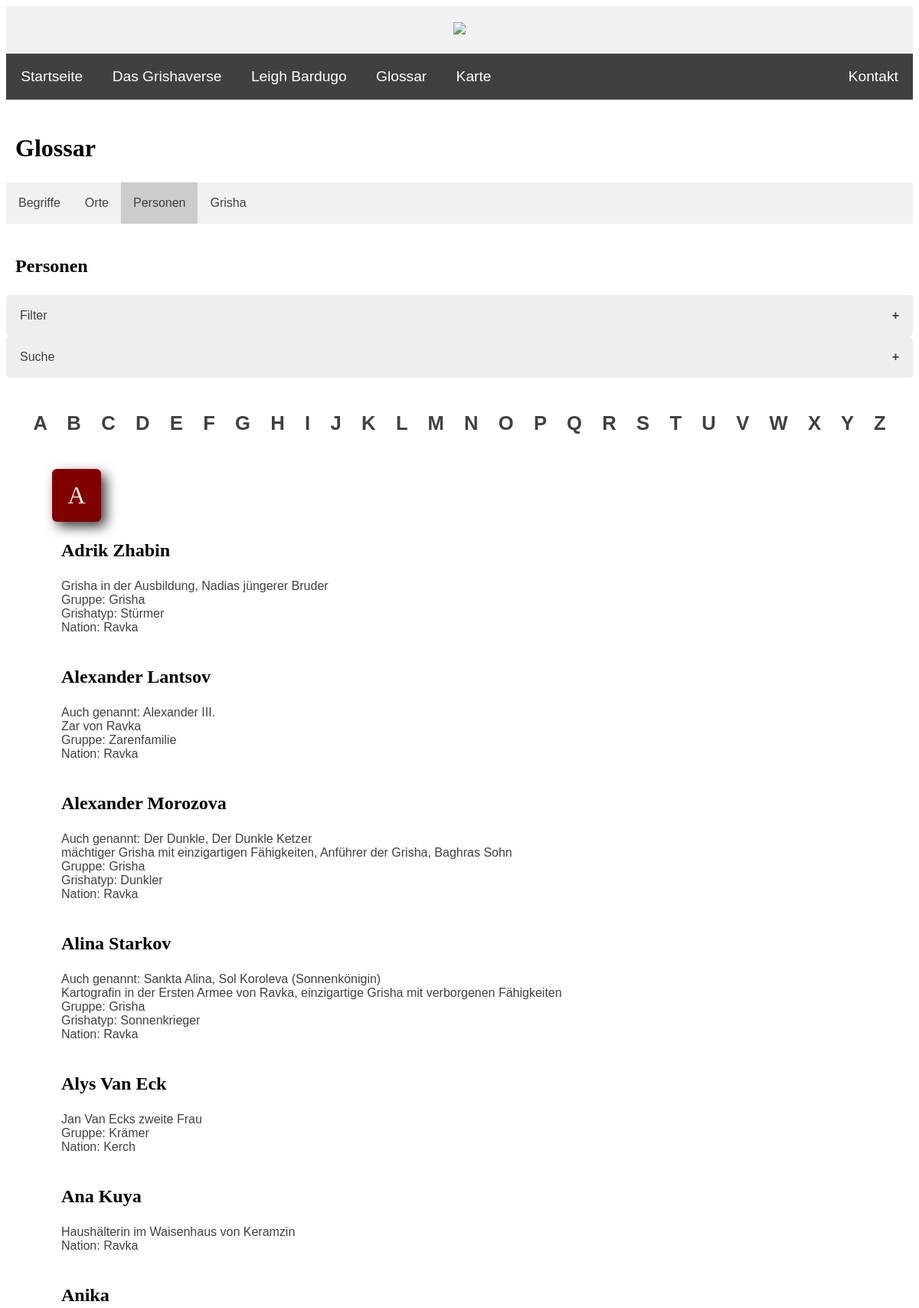
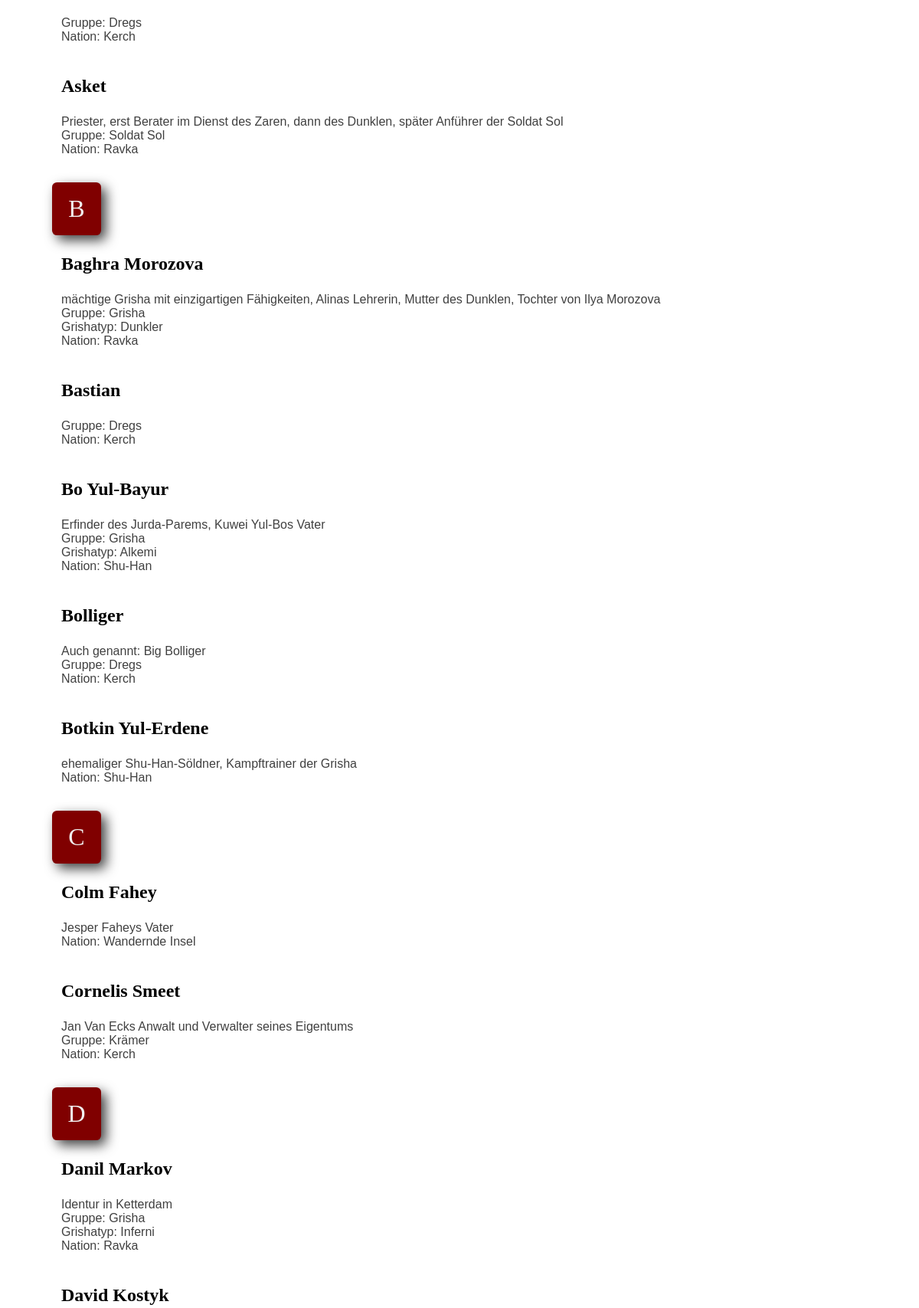
Page /PHP/glossary_personen.php (upper part) on the committed database (2 pictures, top to bottom).
### tables this page shows
CREATE TABLE `personen` (
  `ID` int(10) NOT NULL,
  `vorname` text DEFAULT NULL,
  `nachname` text DEFAULT NULL,
  `weitere_namen` text DEFAULT NULL,
  `geschlecht` text NOT NULL,
  `nation` int(10) NOT NULL,
  `gruppe` int(10) DEFAULT NULL,
  `grisha_typ` int(10) DEFAULT NULL,
  `beschreibung` text DEFAULT NULL,
  `namegesamt` text DEFAULT NULL
);

CREATE TABLE `gruppen` (
  `ID` int(10) NOT NULL,
  `name` text NOT NULL,
  `nation` int(10) NOT NULL
);

CREATE TABLE `grisha` (
  `ID` int(10) UNSIGNED NOT NULL,
  `name` text NOT NULL,
  `orden` int(10) NOT NULL,
  `beschreibung` text NOT NULL,
  `kefta_farbe` text NOT NULL
);

CREATE TABLE `nationen` (
  `ID` int(10) NOT NULL,
  `name` text NOT NULL
);

### PHP/glossary_personen.php (the view, shortened to what this page needs)
<?php
include ("header.inc.php");
include ("navbar.inc.php");
$configs = include("config.inc.php");
?>
    <div>
        <h2>Glossar</h2>
    </div>
    <div class="glossary-nav">
        <ul>
            <li><a href="glossary_begriffe.php">Begriffe</a></li>
            <li><a href="glossary_orte.php">Orte</a></li>
            <li><a href="glossary_personen.php" class="active">Personen</a></li>
            <li><a href="glossary_grisha.php">Grisha</a></li>
        </ul>
    </div>
    <br>
    <div><h3>Personen</h3></div>
    <button class="accordion">Filter</button>
    <button class="accordion">Suche</button>
    <br>
    <div class='letters-bg'>
        <strong>
            <a class='link' href='#personen_letter-A'>A</a> <a class='link' href='#personen_letter-B'>B</a> <a class='link' href='#personen_letter-C'>C</a>
            <a class='link' href='#personen_letter-D'>D</a> <a class='link' href='#personen_letter-E'>E</a> <a class='link' href='#personen_letter-F'>F</a>
            <a class='link' href='#personen_letter-G'>G</a> <a class='link' href='#personen_letter-H'>H</a> <a class='link' href='#personen_letter-I'>I</a>
            <a class='link' href='#personen_letter-J'>J</a> <a class='link' href='#personen_letter-K'>K</a> <a class='link' href='#personen_letter-L'>L</a>
            <a class='link' href='#personen_letter-M'>M</a> <a class='link' href='#personen_letter-N'>N</a> <a class='link' href='#personen_letter-O'>O</a>
            <a class='link' href='#personen_letter-P'>P</a> <a class='link' href='#personen_letter-Q'>Q</a> <a class='link' href='#personen_letter-R'>R</a>
            <a class='link' href='#personen_letter-S'>S</a> <a class='link' href='#personen_letter-T'>T</a> <a class='link' href='#personen_letter-U'>U</a>
            <a class='link' href='#personen_letter-V'>V</a> <a class='link' href='#personen_letter-W'>W</a> <a class='link' href='#personen_letter-X'>X</a>
            <a class='link' href='#personen_letter-Y'>Y</a> <a class='link' href='#personen_letter-Z'>Z</a>
        </strong>
    </div>
    <br>
    <?php
    $alph = array("A", "B", "C", "D", "E", "F", "G", "H", "I", "J", "K", "L", "M", "N", "O", "P", "Q", "R", "S", "T", "U", "V", "W", "X", "Y", "Z");
        foreach ($alph as $i){
            $result = mysqli_query($conn, "SELECT personen.vorname, personen.nachname, personen.weitere_namen,
            personen.geschlecht, personen.gruppe, personen.beschreibung,
            gruppen.name as gruppe,
            grisha.name as grisha,
            nationen.name as nation
            FROM personen
            JOIN gruppen on personen.gruppe = gruppen.ID
            JOIN grisha on personen.grisha_typ = grisha.ID
            JOIN nationen on personen.nation = nationen.ID
            WHERE personen.vorname LIKE '$i%'                                                        /* nach Vorname oder Nachname ins Glossar einordnen oder beides (Personen doppelt)? --> hier: Entscheidung für Vorname */
            ORDER BY  personen.vorname, personen.nachname ASC");
            if (mysqli_num_rows($result) >= 1) {
                echo "<div id='personen_letter-$i' class='big-letter'>" . $i . "</div>";
            }
            echo "<div class='glossary-bg'><ul>";
            while ($j = mysqli_fetch_assoc($result)) {
                echo "<li><h3>" . $j["vorname"] . " " . $j["nachname"] . "</h3><uo>";
                if ($j["weitere_namen"]) {
                    echo "<li>Auch genannt: " . $j["weitere_namen"] . "</li>";
                }
                if ($j["beschreibung"]) {
                    echo "<li>". $j["beschreibung"] . "</li>";
                }
                if ($j["gruppe"] != "Keine Gruppe/unbekannt") {
                    echo "<li>Gruppe: " . $j["gruppe"] . "</li>";
                }
                if ($j["grisha"] != "Kein Grisha") {
                    echo "<li>Grishatyp: " . $j["grisha"] . "</li>";
                }
                if ($j["nation"] != "Keine Nation/unbekannt") {
                    echo "<li>Nation: " . $j["nation"] . "</li>";
                }
                echo "</uo></li><br>";
            }
            echo "</ul></div>";
        }
    ?>
    <br>
<?php include ("footer.inc.php"); ?>

### CSS/style.css (style rules this page uses)
body { background-color: white; font-family: 'Helvetica', 'Verdana', sans-serif; font-size: 100%; color: #404040; }
h2 { font-family: 'Garamond', 'Georgia', serif; font-size: 2em; color: black; margin-left: 12px; }
h3 { font-family: 'Garamond', 'Georgia', serif; font-size: 1.5em; color: black; margin-left: 12px; }
a.link:link { text-decoration: none; color: #404040; }
button { background-color: #f1f1f1; border: 0.3em #404040; border-radius: 0.3em; padding: 0.7em 1.3em; text-align: center; color: black; font-family: 'Helvetica', 'Verdana', sans-serif; font-size: 1em; cursor: pointer; }

### CSS/slideshow.css (style rules this page uses)
* { box-sizing:border-box }
.active, .dot:hover { background-color: #404040; }

### CSS/glossary.css (style rules this page uses)
.glossary-nav ul { background-color: #f1f1f1; list-style-type: none; margin: 0; padding: 0; overflow: hidden; transition: 0.4s; }
.glossary-nav ul li { float: left; }
.glossary-nav ul li a { display: block; color: #404040; text-align: center; padding: 18px 16px; text-decoration: none; }
.glossary-nav .active { background-color: #ccc; color: #404040; }
.accordion { background-color: #eee; color: #404040; cursor: pointer; padding: 18px; width: 100%; text-align: left; border: none; outline: none; transition: 0.4s; }
.active, .accordion:hover { background-color: #ccc; color: #404040; }
.accordion:after { content: "\002B"; color: #404040; font-weight: bold; float: right; margin-left: 5px; }
.big-letter { background: #800000; border-radius: 0.2em; margin: 12px 0 0 60px; padding: 0.5em 0.5em; display: block; width: 2em; text-align: center; font-family: 'Garamond', 'Georgia', serif;; font-size: 2em; color: #f1f1f1; box-shadow: 0.2em 0.2em 0.5em #404040; }
.letters-bg { position: sticky; top: 0; background-color: white; margin: 12px 0 0 0; padding: 0.5em 1.1em; text-align: center; font-size: 1.6em; word-spacing: 0.75em; line-height: 1.3em; }
.glossary-bg { margin-left: 16px; }
.glossary-bg ul { list-style-type: none; margin-left: 16px; }
.glossary-bg ul h3 { margin-left: 0; }

### rows in the picture
personen: vorname "Adrik", nachname "Zhabin", beschreibung "Grisha in der Ausbildung, Nadias jüngerer Bruder", gruppen.name "Grisha", grisha.name "Stürmer", nationen.name "Ravka"
personen: vorname "Alexander", nachname "Lantsov", weitere_namen "Alexander III.", beschreibung "Zar von Ravka", gruppen.name "Zarenfamilie", nationen.name "Ravka"
personen: vorname "Alexander", nachname "Morozova", weitere_namen "Der Dunkle, Der Dunkle Ketzer", beschreibung "mächtiger Grisha mit einzigartigen Fähigkeiten, Anführer der Grisha, Baghras Sohn", gruppen.name "Grisha", grisha.name "Dunkler", nationen.name "Ravka"
personen: vorname "Alina", nachname "Starkov", weitere_namen "Sankta Alina, Sol Koroleva (Sonnenkönigin)", beschreibung "Kartografin in der Ersten Armee von Ravka, einzigartige Grisha mit verborgenen Fähigkeiten", gruppen.name "Grisha", grisha.name "Sonnenkrieger", nationen.name "Ravka"
personen: vorname "Alys", nachname "Van Eck", beschreibung "Jan Van Ecks zweite Frau", gruppen.name "Krämer", nationen.name "Kerch"
personen: vorname "Ana", nachname "Kuya", beschreibung "Haushälterin im Waisenhaus von Keramzin", nationen.name "Ravka"
personen: vorname "Anika", gruppen.name "Dregs", nationen.name "Kerch"
personen: vorname "Asket", beschreibung "Priester, erst Berater im Dienst des Zaren, dann des Dunklen, später Anführer der Soldat Sol", gruppen.name "Soldat Sol", nationen.name "Ravka"
personen: vorname "Baghra", nachname "Morozova", beschreibung "mächtige Grisha mit einzigartigen Fähigkeiten, Alinas Lehrerin, Mutter des Dunklen, Tochter von Ilya Morozova", gruppen.name "Grisha", grisha.name "Dunkler", nationen.name "Ravka"
personen: vorname "Bastian", gruppen.name "Dregs", nationen.name "Kerch"
personen: vorname "Bo", nachname "Yul-Bayur", beschreibung "Erfinder des Jurda-Parems, Kuwei Yul-Bos Vater", gruppen.name "Grisha", grisha.name "Alkemi", nationen.name "Shu-Han"
personen: vorname "Bolliger", weitere_namen "Big Bolliger", gruppen.name "Dregs", nationen.name "Kerch"
personen: vorname "Botkin", nachname "Yul-Erdene", beschreibung "ehemaliger Shu-Han-Söldner, Kampftrainer der Grisha", nationen.name "Shu-Han"
personen: vorname "Colm", nachname "Fahey", beschreibung "Jesper Faheys Vater", nationen.name "Wandernde Insel"
personen: vorname "Cornelis", nachname "Smeet", beschreibung "Jan Van Ecks Anwalt und Verwalter seines Eigentums", gruppen.name "Krämer", nationen.name "Kerch"
personen: vorname "Danil", nachname "Markov", beschreibung "Identur in Ketterdam", gruppen.name "Grisha", grisha.name "Inferni", nationen.name "Ravka"
personen: vorname "David", nachname "Kostyk"

### other values in the picture
$i "A"
$i "B"
$i "C"
$i "D"
